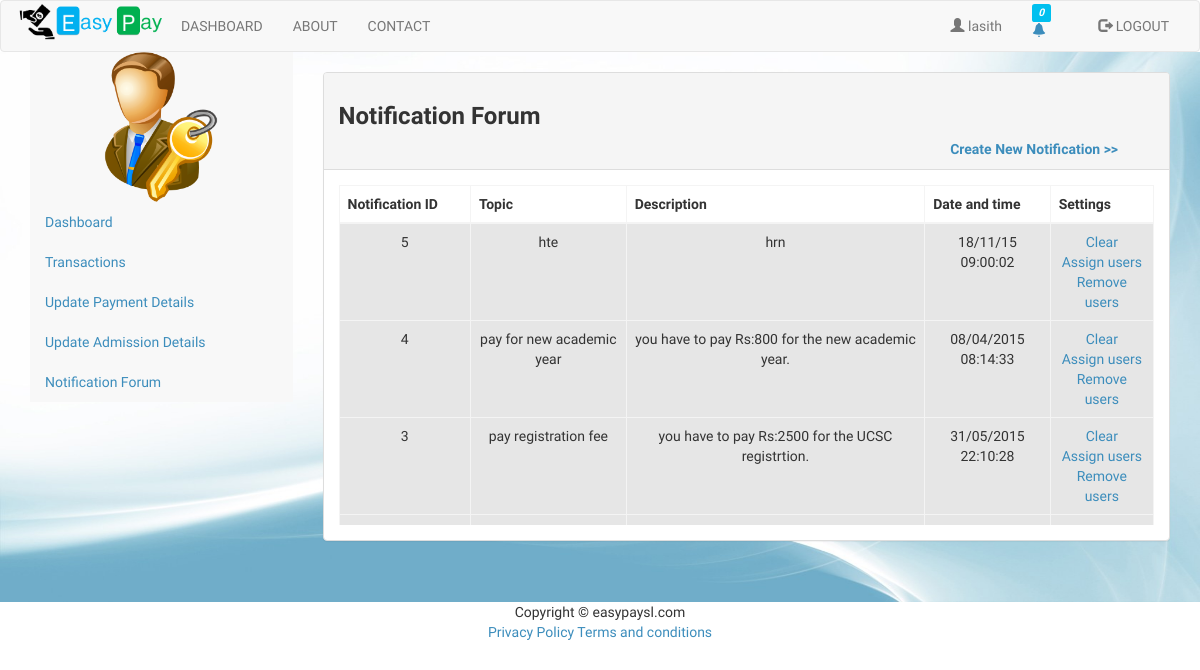
Page /notif_main_forum.php (signed in) on the earlier database version.
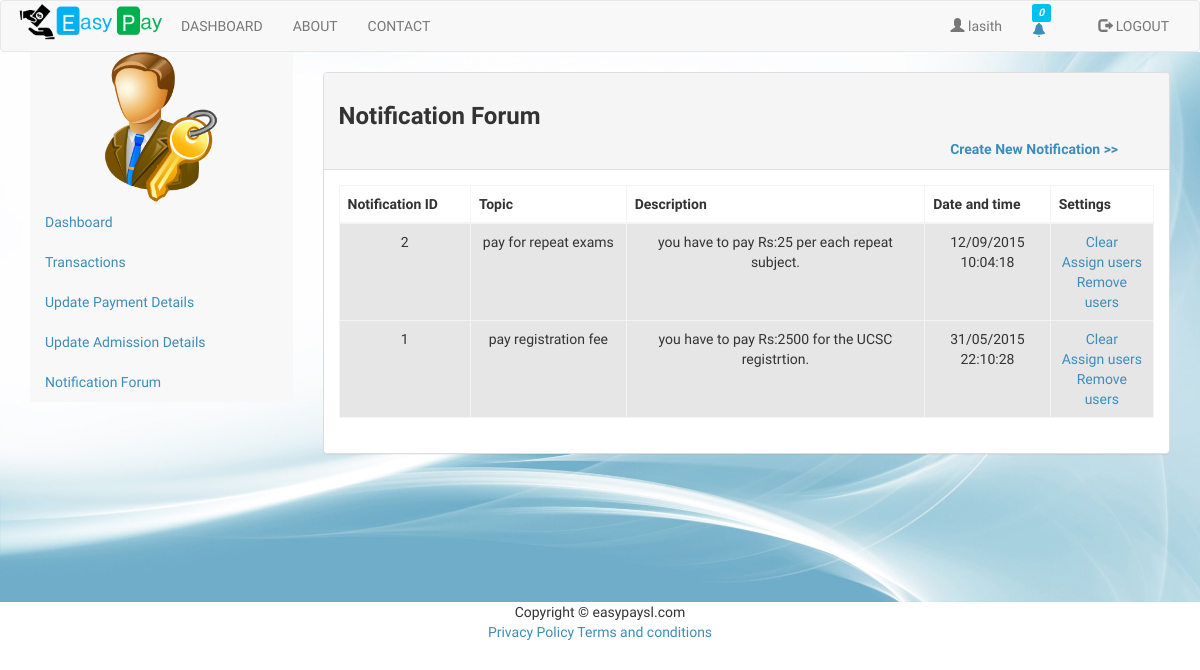
Same page on the later database version.
### tables this page shows
CREATE TABLE IF NOT EXISTS `notification` (
  `nID` int(5) NOT NULL,
  `topic` varchar(255) NOT NULL,
  `detail` longtext NOT NULL,
  `datetime` varchar(25) NOT NULL
);

### classes/DB.php (called while the page is built, shortened)
<?php
class DB{
    private static $_instance = null;
    private $_pdo_easypay,
        $_pdo_academic,
        $_query,
        $_error = false,
        $_results,
        $_count = 0;
    private function __construct() {
        try {
            $this->_pdo_easypay = new PDO('mysql:host=' . Config::get('mysql/host') . ';dbname=' . Config::get('mysql/db'), Config::get('mysql/username'), Config::get('mysql/password'));
        } catch (PDOException $e) {
            die($e->getMessage());
        }
    }
    public static function getInstance() {
        if (!isset(self::$_instance)) {
            self::$_instance = new DB();
        }
        return self::$_instance;
    }
    public function query($sql, $parms = array()){
        $this->_error = false;
        if ($this->_query = $this->_pdo_easypay->prepare($sql)) {
            $x = 1;
            if (count($parms)) {
                foreach ($parms as $param) {
                    $this->_query->bindValue($x, $param);
                    $x++;
                }
            }
            if ($this->_query->execute()) {
                $this->_results = $this->_query->fetchAll(PDO::FETCH_OBJ);
                $this->_count = $this->_query->rowCount();
            } else {
                $this->_error = true;
            }
        }
        return $this;
    }
    public function action($action, $table, $where = array()) {
        if (count($where) === 3) {
            $operators = array('=', '>', '<', '>=', '<=', 'LIKE', 'NOT LIKE');
            $field      = $where[0];
            $operator   = $where[1];
            $value      = $where[2];
            if (in_array($operator, $operators)) {
                $sql = "{$action} FROM {$table} WHERE {$field} {$operator} ? ";
                if (!$this->query($sql, array($value))->error()) {
                    return $this;
                }
            }
        }
        return false;
    }
    public function get($table, $where)
    {
        return $this->action('SELECT * ', $table, $where);
    }
    public function results(){
        return $this->_results;
    }
    public function first(){
        return $this->results()[0];
    }
    public function error(){
        return $this->_error;
    }
    public  function count(){
        return $this->_count;
    }
}
?>

### classes/Config.php (called while the page is built)
<?php
class Config{
    public static function get($path = null){
        if($path){
            $config = $GLOBALS['config'];
            $path = explode('/', $path);
            foreach($path as $bit){
                 if(isset($config[$bit])){
                     $config = $config[$bit];
                 }
            }
            return $config;
        }
        return false;
    }
}
?>

### classes/User.php (called while the page is built, shortened)
<?php
class user{
    private $_db,
            $_data,
            $_sessionName,
            $_cookieName,
            $_isLoggedIn;
    public function __construct($user = null) {
        $this->_db = DB::getInstance();
        $this->_sessionName = Config::get('session/session_name');
        if(!$user){
            if(Session::exists($this->_sessionName)){
                $user = Session::get($this->_sessionName);
                if($this->find($user)){
                    $this->_isLoggedIn = true;
                } else {
                }
            }
        } else {
            $this->find($user);
        }
    }
    public function find($user = null){
        if($user){
            $field = (is_numeric($user)) ? 'id' : 'username';
            $data = $this->_db->get('users', array($field, '=', $user));
            if($data->count()){
                $this->_data = $data->first();
                return true;
            }
        }
        return false;
    }
    public function hasPermission($key){
        $group = $this->_db->get('groups', array('id', '=', $this->data()->group));
        if($group->count()){
            $permissions = json_decode($group->first()->permissions, true);
            if($permissions[$key] == true){
                return true;
            }
        }
        return false;
    }
    public  function data(){
        return $this->_data;
    }
}
?>

### classes/Session.php (called while the page is built, shortened)
<?php
class Session{
    public static function exists($name){
        return (isset($_SESSION[$name])) ? true : false;
    }
    public static function get($name){
        return $_SESSION[$name];
    }
}
?>

### notif_main_forum.php (the view, shortened to what the changed rows need)
    <!DOCTYPE html>
    <html lang="en">
    <head>
        <?php include 'headerScript.php'?>
    </head>
<body>
<div class="backgroundImg container-fluid">
    <br>
    <div class="col-sm-9">
        <div class="panel panel-default">
            <div class="panel-body">
<?php
$user = new User();
if ($user->hasPermission('admin')) {
?>
            <div class="pre-scrollable" style="min-height: 100px">
<table class="table table-striped table-bordered table-hover">
    <?php
    $notification = DB::getInstance()->query('SELECT * FROM notification ORDER BY nID DESC ',array());
    if(!$notification->count()){
        echo "<br><div class='alert alert-info alert-dismissible'>No notifications found.<button type = 'button' class = 'close' data-dismiss = 'alert' aria-hidden = 'true'>&times;</button></div>";
    }else{
    ?>
    <thead>
    <tr>
        <th>Notification ID</th>
        <th>Topic</th>
        <th>Description</th>
        <th>Date and time</th>
        <th>Settings</th>
    </tr>
    </thead>
    <tbody>
    <?php
    foreach($notification->results() as $t){
        $id = $t->nID;
        echo"<tr>";
        echo "<td width=6% align=center bgcolor=#E6E6E6>".$t->nID."</td>";
        echo "<td width=10% align=center bgcolor=#E6E6E6>".$t->topic."</td>";
        echo "<td width=20% align=center bgcolor=#E6E6E6>".$t->detail."</td>";
        echo "<td width=5% align=center bgcolor=#E6E6E6>".$t->datetime."</td>";
        echo "<td width=5% align=center bgcolor=#E6E6E6 data-color='red'><a href=notif_delete.php?id=$id>Clear</a><br>
<a href='notif_assign_users.php?id=$id'>Assign users</a><br><a href='notif_remove_user.php?id=$id'>Remove users</a>
        </td>";
        echo "</tr>";
    }
    }
    ?>
    </tbody>
</table>
            </div>
            </div>
        </div>
    </div>
</div>
<?php
} else {
    Redirect::to('index.php');
}
?>
</body>
</html>

Differences in the rows shown:
removed notification: nID "5", topic "hte", detail "hrn", datetime "18/11/15 09:00:02"
removed notification: nID "4", topic "pay for new academic year", detail "you have to pay Rs:800 for the new academic year.", datetime "08/04/2015 08:14:33"
removed notification: nID "3", topic "pay registration fee", detail "you have to pay Rs:2500 for the UCSC registrtion.", datetime "31/05/2015 22:10:28"
now on this page (row unchanged): notification: nID "2", topic "pay for repeat exams", detail "you have to pay Rs:25 per each repeat subject.", datetime "12/09/2015 10:04:18"
now on this page (row edited): notification: nID "1", topic "pay registration fee", detail "you have to pay Rs:2500 for the UCSC registrtion.", datetime "31/05/2015 22:10:28"
